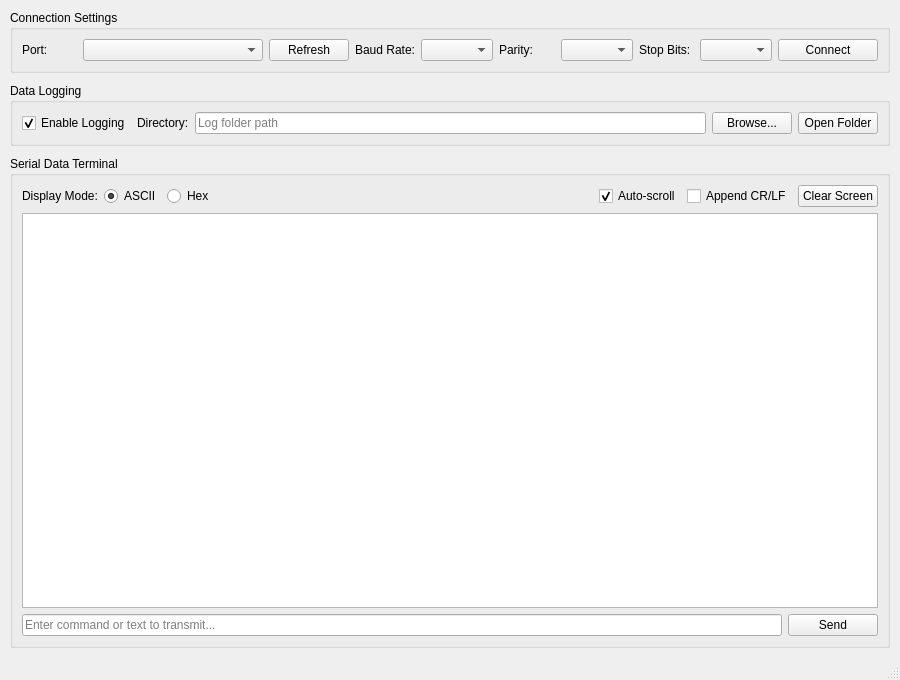
<?xml version="1.0" encoding="UTF-8"?>
<ui version="4.0">
 <class>MainWindow</class>
 <widget class="QMainWindow" name="MainWindow">
  <property name="geometry">
   <rect>
    <x>0</x>
    <y>0</y>
    <width>900</width>
    <height>680</height>
   </rect>
  </property>
  <property name="windowTitle">
   <string>Serial Communication Assistant</string>
  </property>
  <widget class="QWidget" name="centralwidget">
   <layout class="QVBoxLayout" name="mainVerticalLayout">
    <property name="spacing">
     <number>10</number>
    </property>
    <property name="leftMargin">
     <number>10</number>
    </property>
    <property name="topMargin">
     <number>10</number>
    </property>
    <property name="rightMargin">
     <number>10</number>
    </property>
    <property name="bottomMargin">
     <number>10</number>
    </property>
    <item>
     <widget class="QGroupBox" name="gbConnection">
      <property name="title">
       <string>Connection Settings</string>
      </property>
      <layout class="QHBoxLayout" name="connectionLayout">
       <item>
        <widget class="QLabel" name="lblPort">
         <property name="text">
          <string>Port:</string>
         </property>
        </widget>
       </item>
       <item>
        <widget class="QComboBox" name="cbComPort">
         <property name="minimumSize">
          <size>
           <width>180</width>
           <height>0</height>
          </size>
         </property>
        </widget>
       </item>
       <item>
        <widget class="QPushButton" name="pbRefresh">
         <property name="text">
          <string>Refresh</string>
         </property>
        </widget>
       </item>
       <item>
        <widget class="QLabel" name="lblBaudRate">
         <property name="text">
          <string>Baud Rate:</string>
         </property>
        </widget>
       </item>
       <item>
        <widget class="QComboBox" name="cbBaudRate"/>
       </item>
       <item>
        <widget class="QLabel" name="lblParity">
         <property name="text">
          <string>Parity:</string>
         </property>
        </widget>
       </item>
       <item>
        <widget class="QComboBox" name="cbParity"/>
       </item>
       <item>
        <widget class="QLabel" name="lblStopBit">
         <property name="text">
          <string>Stop Bits:</string>
         </property>
        </widget>
       </item>
       <item>
        <widget class="QComboBox" name="cbStopBit"/>
       </item>
       <item>
        <widget class="QPushButton" name="pbConnect">
         <property name="minimumSize">
          <size>
           <width>100</width>
           <height>0</height>
          </size>
         </property>
         <property name="text">
          <string>Connect</string>
         </property>
        </widget>
       </item>
      </layout>
     </widget>
    </item>
    <item>
     <widget class="QGroupBox" name="gbLogging">
      <property name="title">
       <string>Data Logging</string>
      </property>
      <layout class="QHBoxLayout" name="loggingLayout">
       <item>
        <widget class="QCheckBox" name="cbEnableLogging">
         <property name="text">
          <string>Enable Logging</string>
         </property>
         <property name="checked">
          <bool>true</bool>
         </property>
        </widget>
       </item>
       <item>
        <widget class="QLabel" name="lblLogPathTitle">
         <property name="text">
          <string>Directory:</string>
         </property>
        </widget>
       </item>
       <item>
        <widget class="QLineEdit" name="leLogPath">
         <property name="readOnly">
          <bool>true</bool>
         </property>
         <property name="placeholderText">
          <string>Log folder path</string>
         </property>
        </widget>
       </item>
       <item>
        <widget class="QPushButton" name="pbBrowseLogDir">
         <property name="text">
          <string>Browse...</string>
         </property>
        </widget>
       </item>
       <item>
        <widget class="QPushButton" name="pbOpenLogDir">
         <property name="text">
          <string>Open Folder</string>
         </property>
        </widget>
       </item>
      </layout>
     </widget>
    </item>
    <item>
     <widget class="QGroupBox" name="gbDataTransfer">
      <property name="title">
       <string>Serial Data Terminal</string>
      </property>
      <layout class="QVBoxLayout" name="terminalLayout">
       <item>
        <layout class="QHBoxLayout" name="terminalOptionsLayout">
         <item>
          <widget class="QLabel" name="lblMode">
           <property name="text">
            <string>Display Mode:</string>
           </property>
          </widget>
         </item>
         <item>
          <widget class="QRadioButton" name="rbASCII">
           <property name="text">
            <string>ASCII</string>
           </property>
           <property name="checked">
            <bool>true</bool>
           </property>
           <attribute name="buttonGroup">
            <string notr="true">formatButtonGroup</string>
           </attribute>
          </widget>
         </item>
         <item>
          <widget class="QRadioButton" name="rbHex">
           <property name="text">
            <string>Hex</string>
           </property>
           <attribute name="buttonGroup">
            <string notr="true">formatButtonGroup</string>
           </attribute>
          </widget>
         </item>
         <item>
          <spacer name="optionsSpacer">
           <property name="orientation">
            <enum>Qt::Horizontal</enum>
           </property>
           <property name="sizeHint" stdset="0">
            <size>
             <width>40</width>
             <height>20</height>
            </size>
           </property>
          </spacer>
         </item>
         <item>
          <widget class="QCheckBox" name="cbAutoScroll">
           <property name="text">
            <string>Auto-scroll</string>
           </property>
           <property name="checked">
            <bool>true</bool>
           </property>
          </widget>
         </item>
         <item>
          <widget class="QCheckBox" name="cbSendWithNewline">
           <property name="text">
            <string>Append CR/LF</string>
           </property>
          </widget>
         </item>
         <item>
          <widget class="QPushButton" name="pbClear">
           <property name="text">
            <string>Clear Screen</string>
           </property>
          </widget>
         </item>
        </layout>
       </item>
       <item>
        <widget class="QPlainTextEdit" name="pteReceivedData">
         <property name="readOnly">
          <bool>true</bool>
         </property>
        </widget>
       </item>
       <item>
        <layout class="QHBoxLayout" name="sendLayout">
         <item>
          <widget class="QLineEdit" name="leInputData">
           <property name="placeholderText">
            <string>Enter command or text to transmit...</string>
           </property>
          </widget>
         </item>
         <item>
          <widget class="QPushButton" name="pbSend">
           <property name="minimumSize">
            <size>
             <width>90</width>
             <height>0</height>
            </size>
           </property>
           <property name="text">
            <string>Send</string>
           </property>
          </widget>
         </item>
        </layout>
       </item>
      </layout>
     </widget>
    </item>
   </layout>
  </widget>
  <widget class="QMenuBar" name="menubar">
   <property name="geometry">
    <rect>
     <x>0</x>
     <y>0</y>
     <width>900</width>
     <height>22</height>
    </rect>
   </property>
  </widget>
  <widget class="QStatusBar" name="statusbar"/>
 </widget>
 <resources/>
 <connections/>
 <buttongroups>
  <buttongroup name="formatButtonGroup"/>
 </buttongroups>
</ui>
